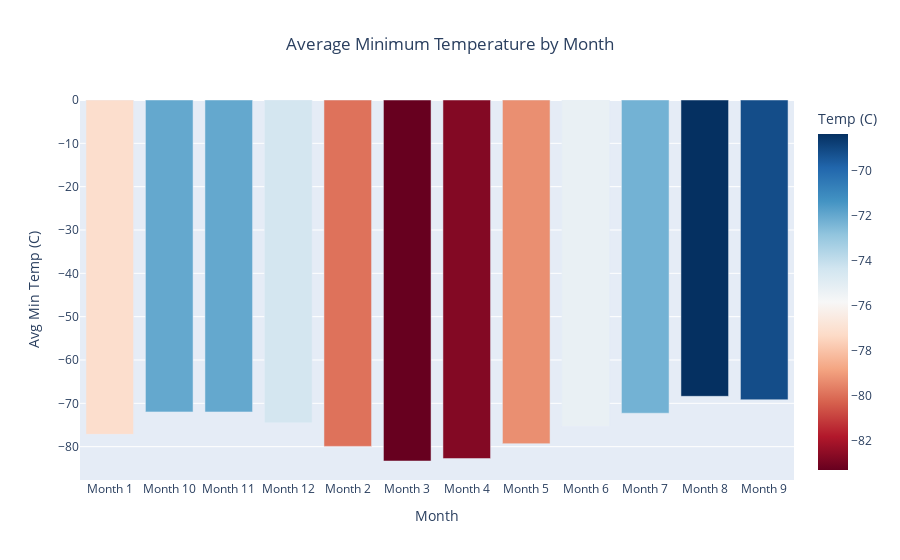

The notebook cell saved with this chart:
### Markdown cell above
**2B.** Using your grouped results above to plot a bar chart of the average minimum temperature by month.

### Code cell
# Bar chart of the average min_temp by month
fig = px.bar(avg_min_temp_by_month,
      x = 'month',
      y = 'min_temp',
      title = 'Average Minimum Temperature by Month',
      labels = {'month':'Month', 'min_temp':'Avg Min Temp (C)'},
      color = 'min_temp',  # Adds color scale based on temperature values
      color_continuous_scale='RdBu') # Choose a color scale

fig.update_layout(
    title={'x': 0.5},  # Centers the title horizontally
    coloraxis_colorbar=dict(title='Temp (C)')  # Rename color bar
)

fig.show()

### Figure 1 — Plotly figure (JSON) as saved in the notebook; plotly's stock layout.template omitted (floating-point values rounded to 4 significant figures)
{"data": [{"alignmentgroup": "True", "hovertemplate": "Month=%{x}<br>Avg Min Temp (C)=%{marker.color}<extra></extra>", "legendgroup": "", "marker": {"color": [-77.16, -71.98, -71.99, -74.45, -79.93, -83.31, -82.75, -79.31, -75.3, -72.28, -68.38, -69.17], "coloraxis": "coloraxis", "pattern": {"shape": ""}}, "name": "", "offsetgroup": "", "orientation": "v", "showlegend": false, "textposition": "auto", "type": "bar", "x": ["Month 1", "Month 10", "Month 11", "Month 12", "Month 2", "Month 3", "Month 4", "Month 5", "Month 6", "Month 7", "Month 8", "Month 9"], "xaxis": "x", "y": [-77.16, -71.98, -71.99, -74.45, -79.93, -83.31, -82.75, -79.31, -75.3, -72.28, -68.38, -69.17], "yaxis": "y"}], "layout": {"autosize": true, "barmode": "relative", "coloraxis": {"colorbar": {"title": {"text": "Temp (C)"}}, "colorscale": [[0, "rgb(103,0,31)"], [0.1, "rgb(178,24,43)"], [0.2, "rgb(214,96,77)"], [0.3, "rgb(244,165,130)"], [0.4, "rgb(253,219,199)"], [0.5, "rgb(247,247,247)"], [0.6, "rgb(209,229,240)"], [0.7, "rgb(146,197,222)"], [0.8, "rgb(67,147,195)"], [0.9, "rgb(33,102,172)"], [1, "rgb(5,48,97)"]]}, "legend": {"tracegroupgap": 0}, "title": {"text": "Average Minimum Temperature by Month", "x": 0.5}, "xaxis": {"anchor": "y", "autorange": true, "domain": [0, 1], "range": [-0.5, 11.5], "title": {"text": "Month"}, "type": "category"}, "yaxis": {"anchor": "x", "autorange": true, "domain": [0, 1], "range": [-87.69, 0], "title": {"text": "Avg Min Temp (C)"}, "type": "linear"}}}
